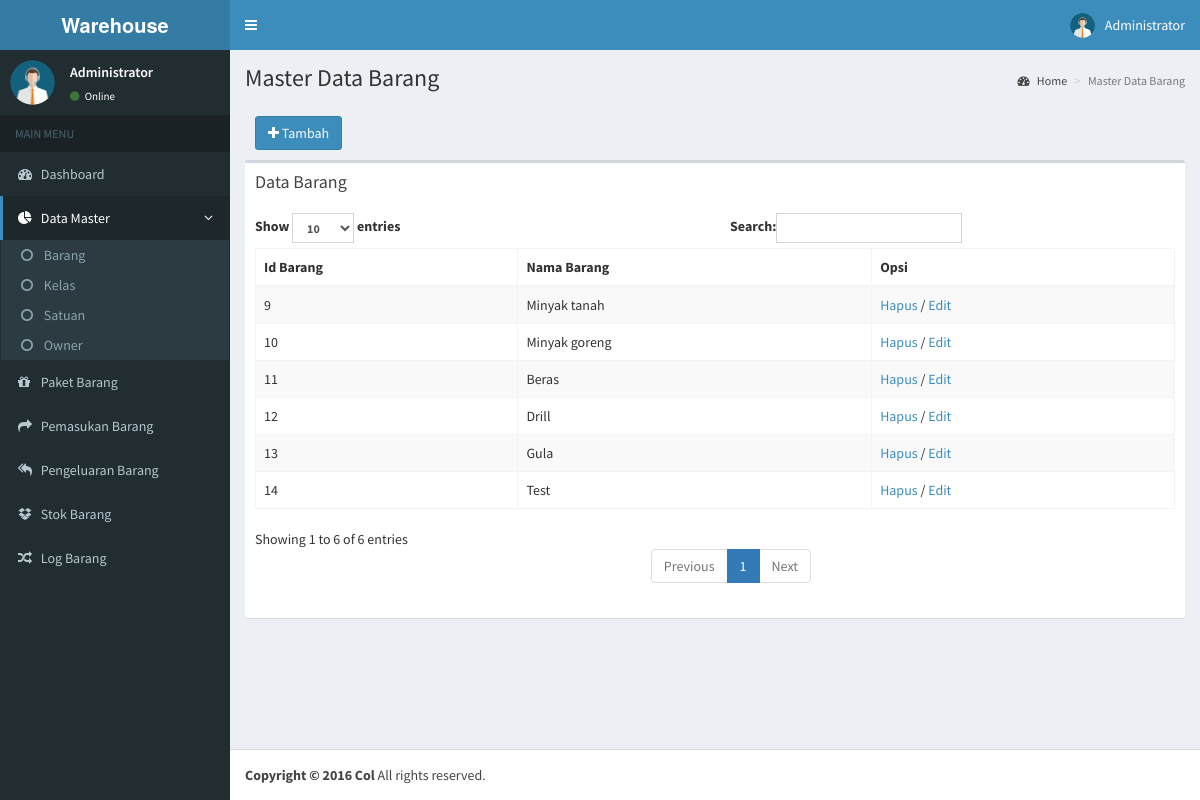
The page /admin-m-barang.php (signed in) on the database its author committed.
### tables this page shows
CREATE TABLE IF NOT EXISTS `m_barang` (
`id_barang` int(11) NOT NULL,
  `nama_barang` varchar(30) NOT NULL
);

### admin-m-barang.php (the view, shortened to what this page needs)
<?php require "head.php" ?>
<?php require "nav.php" ?>
  <div class="content-wrapper">
    <section class="content-header">
      <h1>
        Master Data Barang
      </h1>
      <ol class="breadcrumb">
        <li><a href="#"><i class="fa fa-dashboard"></i> Home</a></li>
        <li class="active">Master Data Barang</li>
      </ol>
    </section>
    <section class="content">
      <div class="row">
        <div class="col-xs-12">
          <div class="box-header">
                <a href="admin-m-barang-tambah.php" ><button type="submit" name="tambah" class="btn btn-primary"><i class="fa fa-plus"></i> Tambah</button> </a>
              </div>
          <div class="box">
            <div class="box-header">
              <h3 class="box-title">Data Barang</h3>
            </div>
            <div class="box-body">
              <table id="example1" class="table table-bordered table-striped">
                <thead>
                <tr>
                  <th>Id Barang</th>
                  <th>Nama Barang</th>
                  <th>Opsi</th>
                </tr>
                </thead>
                <tbody>
                <?php
                $query = mysql_query("SELECT * FROM m_barang ORDER BY id_barang DESC") or die(mysql_error());
                if(mysql_num_rows($query) == 0){
                } else{
                  while($data = mysql_fetch_assoc($query)){
                    echo '<tr>';
                      echo '<td>'.$data['id_barang'].'</td>';
                      echo '<td>'.$data['nama_barang'].'</td>';
                      echo '<td><a href="admin-m-barang-del.php?id_barang='.$data['id_barang'].'" onclick="return confirm(\'Yakin?\')">Hapus</a> / <a href="admin-m-barang-edit.php?id_barang='.$data['id_barang'].'">Edit</a></td>';
                    echo '</tr>';
                  }
                }
                ?>
                </tbody>
              </table>
            </div>
          </div>
        </div>
      </div>
    </section>
  </div>
 <?php require "footer.php" ?>
</body>
</html>

### rows shown on the page
m_barang: id_barang "14", nama_barang "Test"
m_barang: id_barang "13", nama_barang "Gula"
m_barang: id_barang "12", nama_barang "Drill"
m_barang: id_barang "11", nama_barang "Beras"
m_barang: id_barang "10", nama_barang "Minyak goreng"
m_barang: id_barang "9", nama_barang "Minyak tanah"

### other values the page prints
$fullname "Administrator"
